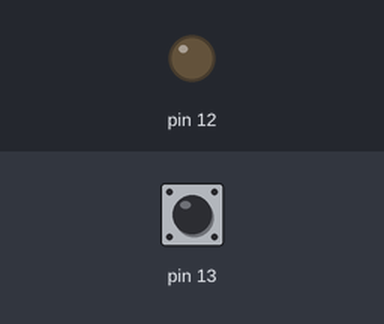
Recording of a sketch running on a simulated Arduino Uno, built with avr-gcc and run on an emulated ATmega328P. Shown: output pins drawn as LEDs (lit = HIGH). The inputs (shaded band) are chosen by the test bench; at power-on: pin 13 HIGH.

Above: at 1.2 s.
1.3 s: pin 13 pulled LOW for 3.2 s
At 5.1 s:
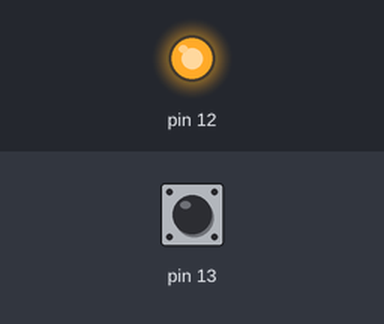
6.0 s: pin 13 pulled LOW for 0.15 s
At 6.4 s:
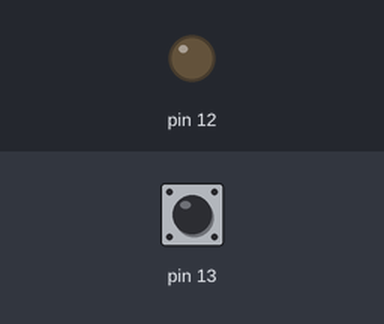
Timing chart, 0 to 9.0 s (numbered marks = the images above; inputs shaded):
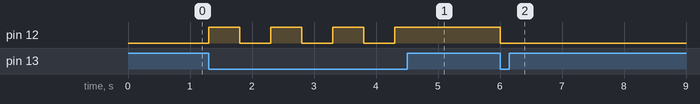

Measured:
- after the input at 1.3 s, pin 12: alternates HIGH for 0.50 s and LOW for 0.50 s, 7 changes in all, then stays HIGH, starting at once
- after the input at 6.0 s, pin 12: HIGH → LOW at once

The sketch:

relay_test_button.ino
```cpp
int flag = 0;

void setup() {
  pinMode(13, INPUT_PULLUP);
  pinMode(12, OUTPUT);
  digitalWrite(12, LOW);
}

void loop() {
  if(digitalRead(13) == 0)
  {
    if(flag == 0)
    {
      flag = 1;
      digitalWrite(12, HIGH);
      delay(500);
    }
    else if(flag == 1)
    {
      flag = 0;
      digitalWrite(12, LOW);
      delay(500);
    }
  }
}
```
